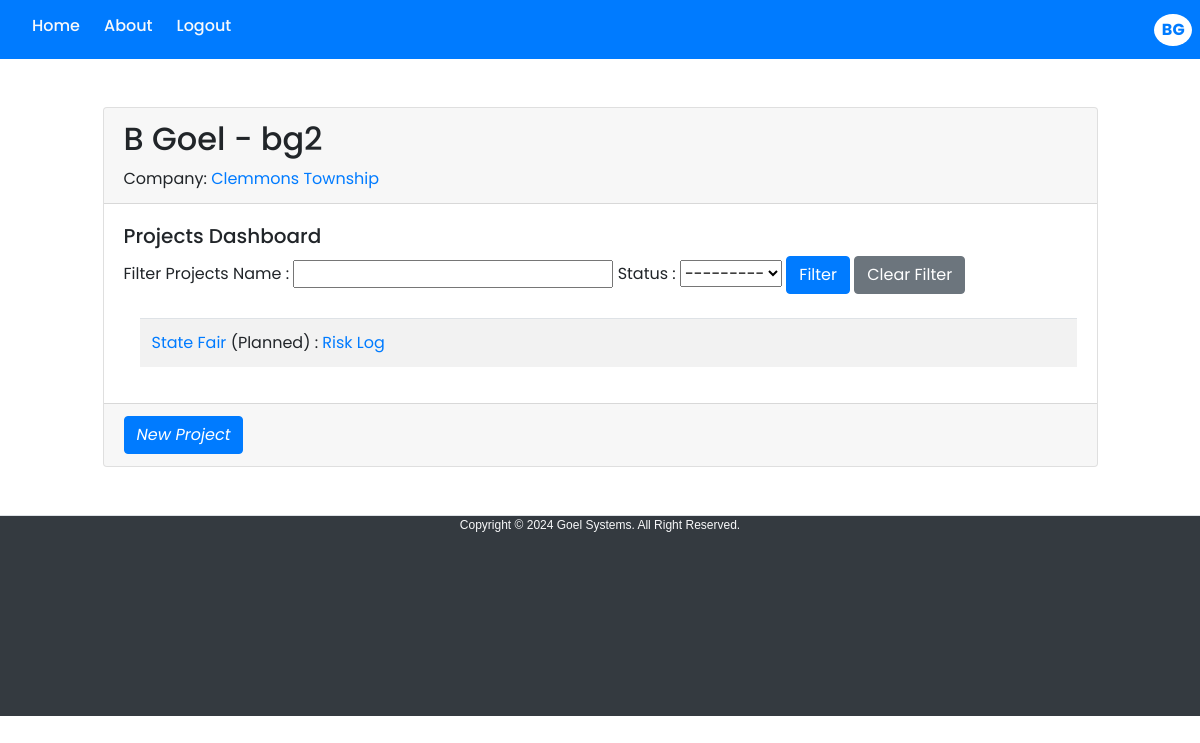
/4s/ (signed in), run on the app's committed database.
### risk/models.py (models this page shows)
class Company(models.Model):
    name = models.CharField(max_length=100)
    def __str__(self):
        return self.name

class Prj(models.Model):
    name = models.CharField(max_length=100)
    description = models.TextField(blank=True)
    user = models.ForeignKey('auth.User', on_delete=models.CASCADE)
    status = models.CharField(max_length=20, choices=[('Planned', 'Planned'), ('Ongoing', 'Ongoing'), ('Closed', 'Closed'), ('OnHold', 'OnHold')], blank=True)
    start_date = models.DateField(blank=True, null=True)
    estimated_finish_date = models.DateField(blank=True, null=True)
    client = models.CharField(max_length=100, blank=True)
    technology_stack = models.TextField(blank=True, null=True)
    total_budget = models.DecimalField(max_digits=10, decimal_places=2, blank=True, null=True, default=0)
    size_bucket = models.CharField(max_length=20, choices=[('Small', 'Small'), ('Medium', 'Medium'), ('Large', 'Large'), ('Very Large', 'Very Large')], blank=True)
    team_size = models.IntegerField(blank=True, null=True, default=0)
    def __str__(self):
        return self.name

### risk/views.py (the view)
# urls.py: path('', views.UserView, name='user'),
def UserView(request):
    user = request.user
    try:
        user_company = UserCompany.objects.get(user=user)
        company = user_company.company
    except UserCompany.DoesNotExist:
        company=None
    try:
        projects = Prj.objects.filter(user=user)
        project_filter = ProjectFilter(request.GET, queryset=projects)
        projects = project_filter.qs
    except Prj.DoesNotExist:
        projects = None
    context={
        'company': company,
        'projects': projects,
        'project_filter': project_filter,
    }
    return render(request, "user.html", context)

### templates/user.html (shortened to what this page needs)
{% extends 'base.html' %}
{% load static %}
{% block content %}
<div class="my-5 row justify-content-center">
    <div class="col-lg-10">
        <div class="card">
            <div class="card-header">
                <h2>{{ user.first_name }} {{ user.last_name}} - {{ user }}</h2>
                Company:
                {% if company == None %}
                <a href="{% url 'create_company' %}"><i>Create Company</i></a>
                {% else %}
                <a href="{% url 'edit_company' company.id %}">{{ company }}</a>
                {% endif %}
            </div>
            <div class="card-body">
                <h5>Projects Dashboard</h5>
                <form action="">
                    Filter Projects
                    Name : {{ project_filter.form.name }}
                    Status : {{ project_filter.form.status }}
                    <button type="submit" class="btn btn-primary">Filter</button>
                    <a href="{% url 'user' %}" class="btn btn-secondary">Clear Filter</a> <br> <br>
                </form>
                <div class="ml-3">
                    <table class="table table-striped">
                        {% for project in projects %}
                        <tr>
                            <td>
                                <a href="{% url 'edit_project' project.id %}">{{ project }}</a> ({{ project.status}}) :
                                <a href="{% url 'log' project.id %}">Risk Log</a>
                            </td>
                        </tr>
                        {% endfor %}
                    </table>
                </div>
            </div>
            <div class="card-footer">
                <a href="{% url 'create_project' %}" class="btn btn-primary"><i>New Project</i></a>
            </div>
        </div>
    </div>
</div>
{% endblock content %}

### templates/base.html (shortened to what this page needs)
{% load static %}
{% load crispy_forms_tags %}
<!DOCTYPE html>
<html lang="en">
    <head>
        <link href="https://stackpath.bootstrapcdn.com/bootstrap/4.5.2/css/bootstrap.min.css" rel="stylesheet">
        <link rel="stylesheet" href="{% static 'css/style.css' %}">
    </head>
    <body>
        <header class="d-flex border-0 justify-content-between bg-primary py-0 m-0 row">
            <div class="d-inline-flex align-items-center">
                <link href="https://cdnjs.cloudflare.com/ajax/libs/font-awesome/5.15.4/css/all.min.css"
                    rel="stylesheet">
                <nav class="navbar navbar-expand-lg navbar-light my-auto">
                    <div class="collapse navbar-collapse" id="navbarNav">
                        <ul class="navbar-nav">
                            <li class="nav-item pl-2">
                                <a class="nav-link text-light h6" {% if user.is_authenticated %} href="{% url 'user' %}"
                                    {% else %} href="{% url 'login' %}" {% endif %}>Home</a>
                            </li>
                            <li class="nav-item pl-2">
                                <a class="nav-link text-light h6" href="{% url 'about' %}">About</a>
                            </li>
                            {% if user.is_authenticated %}
                            <li class="nav-item pl-2">
                                <a class="nav-link text-light h6" href="{% url 'logout' %}">Logout</a>
                            </li>
                            {% endif %}
                        </ul>
                    </div>
                </nav>
            </div>
            <div class="m-sm-2 p-0 mr-3 align-self-center">
                {% if user.is_authenticated %}
                <div class="p-1 bg-white rounded-circle text-primary align-self-center" style="font-weight:bold;">
                    &nbsp;<a
                        href="{% url 'profile' %}">{{ user.first_name|slice:":1" }}{{ user.last_name|slice:":1" }}</a>&nbsp;
                </div>
                {% else %}
                <div class="mr-3 px-3 border shadow-sm bg-white rounded-lg">
                    <a class="h6" href="{% url 'login' %}">
                        Login
                    </a>
                </div>
                {% endif %}
            </div>
        </header>
        <main class="container-fluid p-0 m-0">
            <div class="justify-content-center">
                {% block content %}{% endblock %}
            </div>
        </main>
        <footer class="footer bg-light border-top">
            <div class="d-block justify-content-center bg-dark" style="height: 200px;"">
            <p class=" small text-center text-light"
                style="font-size: 12px; font-family: Arial, Helvetica, sans-serif;">
                Copyright &copy; {% now "Y" %} Goel Systems. All Right Reserved.<br>
                </p>
                <br><br><br><br>
            </div>
        </footer>
    </body>
</html>

### static/css/style.css (style rules this page uses)
* { margin: 0; padding: 0; box-sizing: border-box; font-family: "Poppins", sans-serif; }
body { margin: 0; padding: 0; overflow: hidden; }

### data on the page
Company: name "Clemmons Township"
Prj: name "State Fair", status "Planned"

### other printed values
{{ user.first_name|slice:":1" }} "B"
{{ user.last_name|slice:":1" }} "G"
{{ user.first_name }} "B"
{{ user.last_name }} "Goel"
{{ user }} "bg2"
